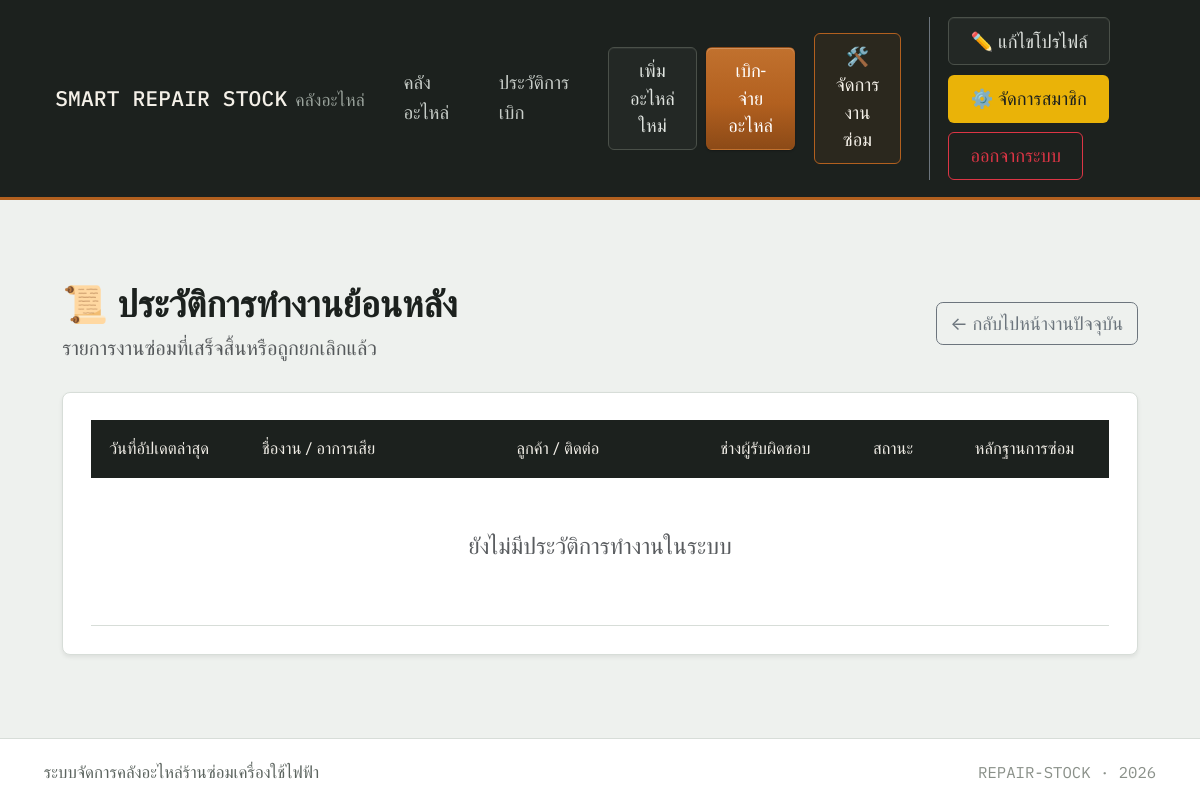
The app's page /services/history/ (signed in), older data.
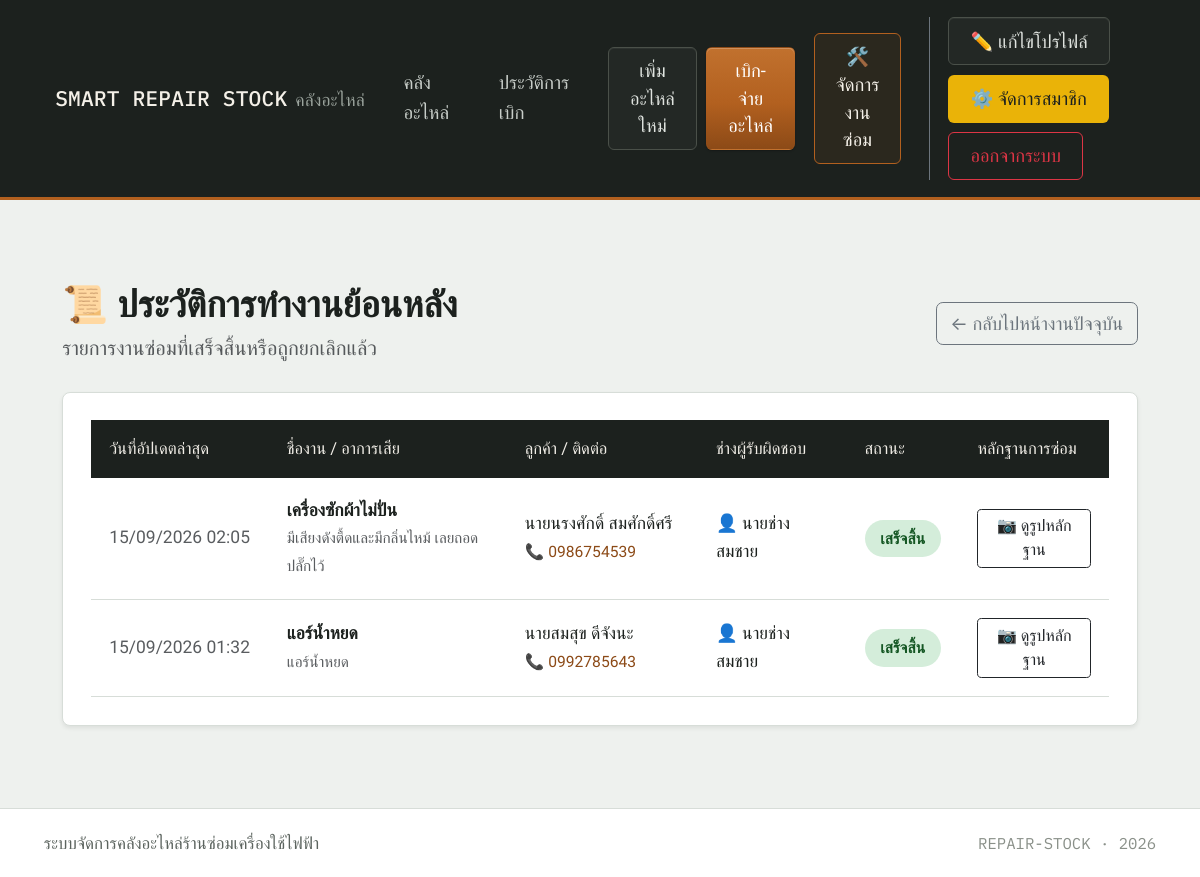
The same page, newer data.
### services/models.py (models this page shows, shortened)
class ServiceJob(models.Model):
    STATUS_CHOICES = [
        ('pending', 'รอดำเนินการ'),
        ('in_progress', 'กำลังซ่อม'),
        ('pending_approval', 'ส่งงานแล้ว (รอตรวจสอบ)'), # เพิ่มสถานะใหม่
        ('completed', 'เสร็จสิ้น'),
        ('cancelled', 'ยกเลิก'),
    ]
    title = models.CharField(max_length=200, verbose_name="ชื่องาน/อาการเสีย")
    description = models.TextField(blank=True, verbose_name="รายละเอียดเพิ่มเติม")
    customer_name = models.CharField(max_length=100, verbose_name="ชื่อลูกค้า")
    customer_phone = models.CharField(max_length=20, verbose_name="เบอร์ติดต่อ")
    technician = models.ForeignKey(User, on_delete=models.SET_NULL, null=True, blank=True,
                                   related_name='assigned_jobs', verbose_name="ช่างผู้รับผิดชอบ")
    status = models.CharField(max_length=20, choices=STATUS_CHOICES, default='pending', verbose_name="สถานะงาน")
    latitude = models.FloatField(null=True, blank=True, verbose_name="ละติจูด")
    longitude = models.FloatField(null=True, blank=True, verbose_name="ลองจิจูด")
    completion_image = models.ImageField(upload_to='service_completions/', null=True, blank=True, verbose_name="รูปภาพส่งงาน")
    completion_note = models.TextField(blank=True, verbose_name="หมายเหตุการส่งงาน")
    created_at = models.DateTimeField(auto_now_add=True, verbose_name="วันที่รับงาน")
    updated_at = models.DateTimeField(auto_now=True, verbose_name="อัปเดตล่าสุด")

### services/views.py (the view)
# urls.py: path('history/', views.job_history, name='job_history'), # เพิ่มบรรทัดนี้
@login_required(login_url='accounts:login')
def job_history(request):
    if request.user.is_superuser or request.user.is_staff:
        jobs = ServiceJob.objects.filter(status__in=['completed', 'cancelled']).order_by('-updated_at')
    else:
        jobs = ServiceJob.objects.filter(technician=request.user, status__in=['completed', 'cancelled']).order_by('-updated_at')
    return render(request, 'services/job_history.html', {'jobs': jobs})

### services/templates/services/job_history.html (shortened to what this page needs)
{% extends 'base.html' %}
{% block content %}
<div class="page-wrap">
    <div class="d-flex justify-content-between align-items-center mb-4 flex-wrap gap-3">
        <div>
            <h2 class="mb-1" style="color: var(--ink); font-weight: 600;">📜 ประวัติการทำงานย้อนหลัง</h2>
            <p class="text-muted mb-0">รายการงานซ่อมที่เสร็จสิ้นหรือถูกยกเลิกแล้ว</p>
        </div>
        <a href="{% url 'services:job_list' %}" class="btn btn-outline-secondary">← กลับไปหน้างานปัจจุบัน</a>
    </div>
    <div class="panel-card shadow-sm">
        <div class="table-responsive">
            <table class="job-table">
                <thead>
                    <tr>
                        <th style="width: 15%;">วันที่อัปเดตล่าสุด</th>
                        <th style="width: 25%;">ชื่องาน / อาการเสีย</th>
                        <th style="width: 20%;">ลูกค้า / ติดต่อ</th>
                        <th style="width: 15%;">ช่างผู้รับผิดชอบ</th>
                        <th style="width: 10%;">สถานะ</th>
                        <th style="width: 15%;">หลักฐานการซ่อม</th>
                    </tr>
                </thead>
                <tbody>
                    {% for job in jobs %}
                    <tr>
                        <td class="text-muted" style="white-space: nowrap;">
                            {{ job.updated_at|date:"d/m/Y H:i" }}
                        </td>
                        <td>
                            <strong>{{ job.title }}</strong><br>
                            <small class="text-muted">{{ job.description|truncatechars:45 }}</small>
                        </td>
                        <td>
                            {{ job.customer_name }}<br>
                            <span style="color: var(--copper-deep); font-size: 0.85rem;">📞 {{ job.customer_phone }}</span>
                        </td>
                        <td>
                            👤 {{ job.technician.first_name|default:job.technician.username|default:"-" }}
                        </td>
                        <td>
                            {% if job.status == 'completed' %}
                                <span class="status-badge status-completed">เสร็จสิ้น</span>
                            {% else %}
                                <span class="status-badge status-cancelled">ยกเลิก</span>
                            {% endif %}
                        </td>
                        <td>
                            {% if job.completion_image %}
                                <a href="{{ job.completion_image.url }}" target="_blank" class="btn btn-sm btn-outline-dark">
                                    📷 ดูรูปหลักฐาน
                                </a>
                            {% else %}
                                <span class="text-muted small">- ไม่มีรูป -</span>
                            {% endif %}
                        </td>
                    </tr>
                    {% empty %}
                    <tr>
                        <td colspan="6" class="text-center py-5 text-muted">
                            <h5>ยังไม่มีประวัติการทำงานในระบบ</h5>
                        </td>
                    </tr>
                    {% endfor %}
                </tbody>
            </table>
        </div>
    </div>
</div>
{% endblock %}

### parts_app/templates/base.html (shortened to what this page needs)
{% load static %}
<!DOCTYPE html>
<html lang="th">
<head>
    <link rel="stylesheet" href="{% static 'bootstrap/css/bootstrap.min.css' %}">
</head>
<body>
    {% block navbar %}
    <nav class="navbar navbar-expand-lg navbar-dark custom-navbar sticky-top">
        <div class="container-fluid px-lg-4">
            <a class="navbar-brand" href="{% url 'part_list' %}">
                <span>SMART REPAIR STOCK</span>
                <span class="brand-sub">คลังอะไหล่</span>
            </a>
            <div class="collapse navbar-collapse" id="navbarNav">
                <ul class="navbar-nav ms-auto align-items-lg-center gap-lg-2 mt-3 mt-lg-0">
                    <li class="nav-item">
                        <a class="nav-link" href="{% url 'part_list' %}">คลังอะไหล่</a>
                    </li>
                    <li class="nav-item">
                        <a class="nav-link" href="{% url 'transaction_history' %}">ประวัติการเบิก</a>
                    </li>
                    <li class="nav-item my-1 my-lg-0 ms-lg-2">
                        <a class="btn btn-action-menu btn-secondary-action" href="{% url 'part_create' %}">เพิ่มอะไหล่ใหม่</a>
                    </li>
                    <li class="nav-item my-1 my-lg-0">
                        <a class="btn btn-action-menu btn-primary-action" href="{% url 'transaction_create' %}">เบิก-จ่ายอะไหล่</a>
                    </li>
                    {% if user.is_authenticated %}
                        <li class="nav-item my-1 my-lg-0 ms-lg-2">
                            {% if user.is_staff or user.is_superuser %}
                                <a class="btn btn-action-menu btn-service-admin" href="{% url 'services:job_list' %}">🛠️ จัดการงานซ่อม</a>
                            {% else %}
                                <a class="btn btn-action-menu btn-service-member" href="{% url 'services:job_list' %}">📋 งานของฉัน</a>
                            {% endif %}
                        </li>
                        <li class="nav-item my-1 my-lg-0 ms-lg-3 border-start border-secondary ps-lg-3 d-flex flex-wrap gap-2">
                            <a class="btn btn-action-menu btn-secondary-action" href="{% url 'accounts:edit_profile' %}">✏️ แก้ไขโปรไฟล์</a>
                            {% if user.is_staff %}
                                <a class="btn btn-action-menu" style="background-color: #eab308; color: #1c211e;" href="{% url 'accounts:admin_approval' %}">⚙️ จัดการสมาชิก</a>
                            {% endif %}
                            <a class="btn btn-action-menu" style="border: 1px solid #dc3545; color: #dc3545;" href="{% url 'accounts:logout' %}">ออกจากระบบ</a>
                        </li>
                    {% endif %}
                </ul>
            </div>
        </div>
    </nav>
    {% endblock %}
    <main class="container my-5">
        {% block content %}{% endblock %}
    </main>
    <footer class="custom-footer mt-auto">
        <div class="container d-flex flex-wrap justify-content-between align-items-center gap-2">
            <span>ระบบจัดการคลังอะไหล่ร้านซ่อมเครื่องใช้ไฟฟ้า</span>
            <span class="footer-tag">REPAIR-STOCK · 2026</span>
        </div>
    </footer>
</body>
</html>

### parts_app/templates/base.html (style rules this page uses)
:root { --paper: #eef1ee; --panel: #ffffff; --ink: #1c211e; --line: #d7ddd8; --copper: #b2601f; --copper-deep: #8c4a17; --muted: #5c645f; }
* { box-sizing: border-box; }
html { font-size: 115%; }
body { background-color: var(--paper); display: flex; flex-direction: column; min-height: 100vh; font-family: 'Sarabun', 'Segoe UI', system-ui, -apple-system, sans-serif; color: var(--ink); line-height: 1.6; }
main { flex: 1; font-size: 1.1rem; animation: pageFadeIn 0.3s ease-out forwards; }
.custom-navbar { background: var(--ink) !important; border-bottom: 3px solid var(--copper); padding: 0.95rem 1.5rem; }
.navbar-brand { font-family: 'IBM Plex Mono', monospace; font-weight: 500; letter-spacing: 0.2px; color: #f4f0e8 !important; font-size: 1.15rem; display: flex; align-items: baseline; gap: 8px; }
.navbar-brand .brand-sub { font-family: 'Sarabun', sans-serif; font-size: 0.95rem; color: #9aa39c; font-weight: 400; }
.nav-link { font-weight: 500; color: #c7cdc8 !important; padding: 0.55rem 0.2rem !important; margin: 0 0.9rem; border-radius: 0; border-bottom: 2px solid transparent; transition: color 0.15s ease, border-color 0.15s ease; font-size: 1.02rem; }
.btn-action-menu { font-weight: 500; border-radius: 6px; padding: 0.5rem 1.15rem; font-size: 1rem; border: 1px solid transparent; transition: transform 0.12s ease, box-shadow 0.12s ease, background-color 0.15s ease, border-color 0.15s ease, color 0.15s ease; }
.btn-primary-action { background: linear-gradient(180deg, #c1712e 0%, var(--copper) 55%, var(--copper-deep) 100%); color: #fff; box-shadow: inset 0 1px 0 rgba(255, 255, 255, 0.22), 0 1px 2px rgba(0, 0, 0, 0.25); }
.btn-secondary-action { background: rgba(255, 255, 255, 0.03); border-color: #4a5049; color: #dfe3df; box-shadow: inset 0 1px 0 rgba(255, 255, 255, 0.05); }
.btn-service-admin { border: 1px solid var(--copper); color: #f4f0e8; background: rgba(178, 96, 31, 0.1); }
.custom-footer { background: var(--panel); color: var(--muted); font-size: 0.92rem; border-top: 1px solid var(--line); padding: 1.1rem 0; }
.custom-footer .footer-tag { font-family: 'IBM Plex Mono', monospace; font-size: 0.85rem; color: #8a9089; }

### services/templates/services/job_history.html (style rules this page uses)
.page-wrap { width: 100%; max-width: 1200px; margin: 0 auto; padding: 1.5rem 1rem; box-sizing: border-box; }
.panel-card { width: 100%; background: var(--panel); border: 1px solid var(--line); border-radius: 8px; overflow: hidden; padding: 1.5rem; box-sizing: border-box; }
.job-table { width: 100%; border-collapse: collapse; }
.job-table thead th { background: var(--ink); color: #f0ede6; font-weight: 500; font-size: 0.9rem; text-align: left; padding: 0.85rem 1rem; border: none; white-space: nowrap; }
.job-table tbody td { padding: 1rem; border-bottom: 1px solid var(--line); vertical-align: middle; font-size: 0.95rem; }
.status-badge { display: inline-block; padding: 0.35rem 0.85rem; border-radius: 20px; font-size: 0.85rem; font-weight: 600; white-space: nowrap; }
.status-completed { background: #d4edda; color: #155724; }

Row changes from the older to the newer data that the page shows:
added ServiceJob: updated_at "15/09/2026 02:05", title "เครื่องซักผ้าไม่ปั่น", description "มีเสียงดังตื้ดและมีกลิ่นไหม้ เลยถอดปลั๊กไว้", customer_name "นายนรงศักดิ์ สมศักดิ์ศรี", customer_phone "0986754539", technician.first_name "นายช่างสมชาย", status "เสร็จสิ้น"
added ServiceJob: updated_at "15/09/2026 01:32", title "แอร์น้ำหยด", description "แอร์น้ำหยด", customer_name "นายสมสุข ดีจังนะ", customer_phone "0992785643", technician.first_name "นายช่างสมชาย", status "เสร็จสิ้น"
Text that changed along with them:
text no longer shown: "ยังไม่มีประวัติการทำงานในระบบ"
